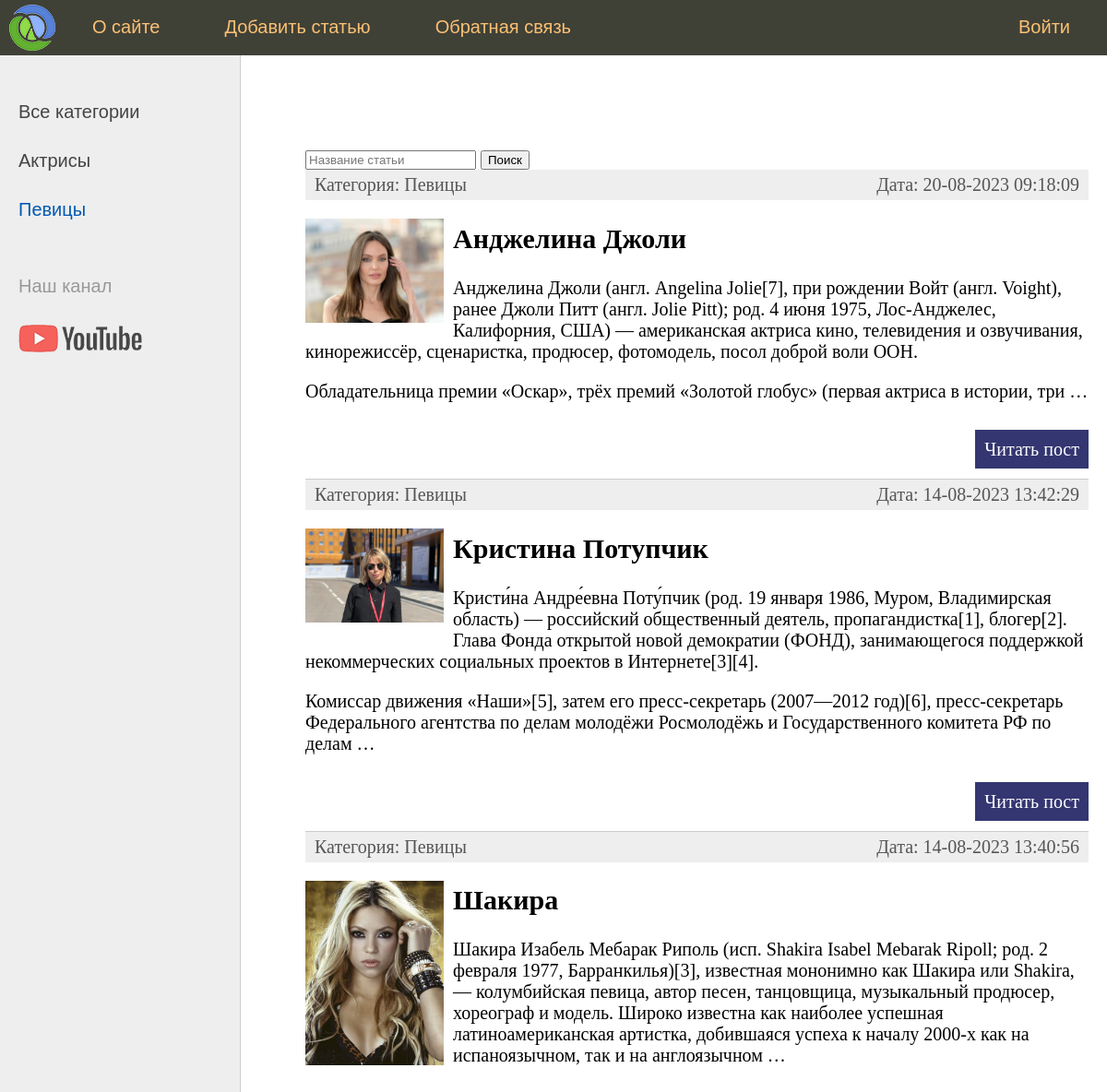
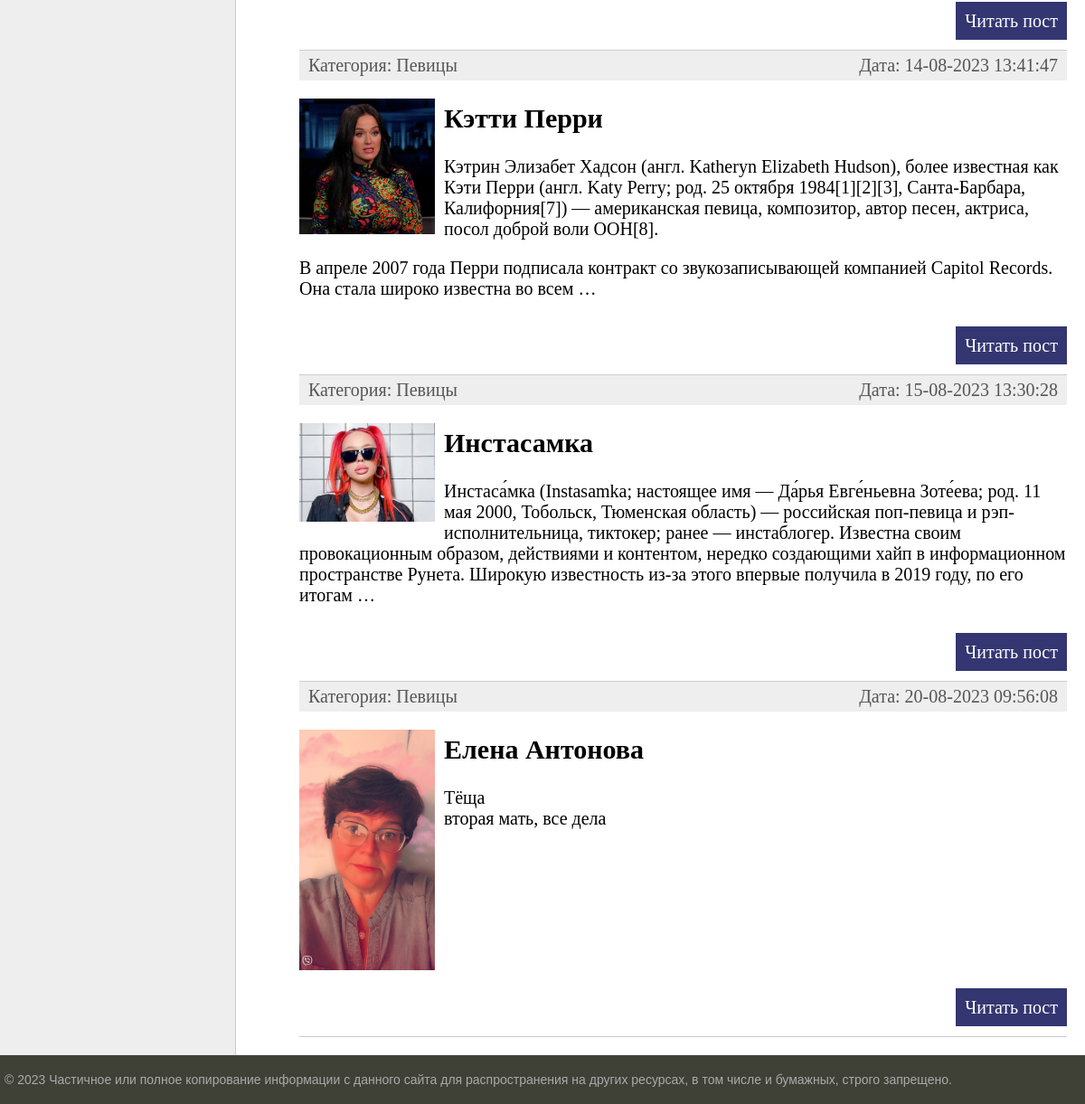
Screenshot of /category/pevicy/ with the database file from the repository (2 pictures, top to bottom).
### women/models.py (models this page shows, shortened)
class Category(models.Model):
    name = models.CharField(max_length=100, db_index=True, verbose_name="Категория")
    slug = models.SlugField(max_length=255, unique=True, db_index=True, verbose_name="URL")
    def __str__(self):
        return self.name
    def get_absolute_url(self):
        return reverse('category', kwargs={'cat_slug': self.slug})
    class Meta:
        verbose_name = "Категории"
        verbose_name_plural = "Категории"
        ordering = ['id', 'name']

class Women(models.Model):
    title = models.CharField(max_length=255, verbose_name="Заголовок")
    slug = models.SlugField(max_length=255, unique=True, db_index=True, verbose_name="URL")
    content = models.TextField(blank=True, verbose_name="Текст статьи")
    photo = models.ImageField(upload_to="photos/%Y/%m/%d/", verbose_name="Фото")
    time_create = models.DateTimeField(auto_now_add=True, verbose_name="Время создания")
    time_update = models.DateTimeField(auto_now=True, verbose_name="Время изменения")
    is_published = models.BooleanField(default=True, verbose_name="Публикация")
    cat = models.ForeignKey('Category', on_delete=models.PROTECT, verbose_name="Категории")
    def get_absolute_url(self):
        return reverse('post', kwargs={'post_slug': self.slug})
    class Meta:
        verbose_name = "Известные женщины"
        verbose_name_plural = "Известные женщины"
        ordering = ['time_create', 'title']

### women/views.py (the view)
# urls.py: path('category/<slug:cat_slug>/', show_category, name='category'),
def show_category(request, cat_slug):
    cat = Category.objects.filter(slug=cat_slug)
    posts = Women.objects.filter(cat_id=cat[0].id)
    if len(posts) == 0:
        raise Http404()
    context = {
        'posts': posts,
        'menu': menu,
        'title': 'Отображение по рубрикам',
        'cat_selected': cat[0].id,
    }
    return render(request, 'women/index.html', context=context)

### women/templatetags/women_tags.py (called while the page is built)
@register.inclusion_tag('women/list_categories.html')
def show_categories(sort=None, cat_selected=0):
    if not sort:
        cats = Category.objects.all()
    else:
        cats = Category.objects.order_by(sort)
    return {"cats": cats, "cat_selected": cat_selected}

### women/templates/women/index.html (shortened to what this page needs)
{% extends 'women/base.html' %}
{% block content %}
<form class="form-inline my-2 my-lg-0" action="{% url 'home' %}">
    <input class="form-control mr-sm-2" type="search" placeholder="Название статьи" aria-label="Search" name="q">
    <button class="btn btn-outline-success my-2 my-sm-0" type="submit">Поиск</button>
</form>
<ul class="list-articles">
    {% for p in posts %}
    <li>
        <div class="article-panel">
            <p class="first">Категория: {{p.cat}}</p>
            <p class="last">Дата: {{p.time_update|date:"d-m-Y H:i:s"}}</p>
        </div>
        {% if p.photo %}
        <p><img class="img-article-left thumb" src="{{p.photo.url}}"></p>
        {% endif %}
        <h2>{{p.title}}</h2>
        {% autoescape on %}
        {{p.content|linebreaks|truncatewords:50}}
        {% endautoescape %}
        <p class="link-read-post"><a href="{{ p.get_absolute_url }}">Читать пост</a></p>
    </li>
    {% endfor %}
</ul>
{% endblock %}

### women/templates/women/list_categories.html
{% for c in cats %}
{% if c.pk == cat_selected %}
<li class="selected">{{c.name}}</li>
{% else %}
<li><a href="{{ c.get_absolute_url }}">{{c.name}}</a></li>
{% endif %}
{% endfor %}

### women/static/women/css/styles.css (style rules this page uses)
html, body { font-family: 'Arial'; margin: 0; padding: 0; height: 100%; width: 100%; color: #444; }
a { color: #0059b2; text-decoration: none; }
img { max-width: 600px; height: auto; }
img.img-article-left { max-width: 300px; height: auto; float: left; padding: 0 10px 10px 0; }
img.img-article-left.thumb { max-width: 150px; height: auto; }
p.link-read-post { text-align: right; }
p.link-read-post a { padding: 10px; min-width: 100px; background: #333671; color: #fff; text-decoration: none; }
div.article-panel { background: #eee; padding: 5px 10px 5px 10px; box-sizing: border-box; overflow: hidden; color: #555; }
div.article-panel p.first { margin: 0; float: left; }
div.article-panel p.last { margin: 0; float: right; }
ul.list-articles { list-style: none; margin: 0; padding: 0; }
ul.list-articles li { border-bottom: 1px solid #ccc; }
.left-chapters ul li { margin: 30px 0 0 0; color: #999; }
.left-chapters ul li.selected { color: #0059b2; }
.left-chapters ul li a { color: #444; text-decoration: none; }

### rows the page displays
Category: name "Актрисы"
Category: name "Певицы"
Women: cat "Певицы", time_update "20-08-2023 09:18:09", photo (picture), title "Анджелина Джоли", content "Анджелина Джоли (англ. Angelina Jolie[7], при рождении Войт (англ. Voight), ранее Джоли Питт (англ. Jolie Pitt); род. 4 июня 1975, Лос-Анджелес, Калифорния, США) — американская актриса кино, телевидения и озвучивания, кинорежиссёр, сценаристка, продюсер, фотомодель, посол доброй воли ООН. Обладательница премии «Оскар», трёх премий «Золотой глобус» (первая актриса в истории, три …"
Women: cat "Певицы", time_update "14-08-2023 13:42:29", photo (picture), title "Кристина Потупчик", content "Кристи́на Андре́евна Поту́пчик (род. 19 января 1986, Муром, Владимирская область) — российский общественный деятель, пропагандистка[1], блогер[2]. Глава Фонда открытой новой демократии (ФОНД), занимающегося поддержкой некоммерческих социальных проектов в Интернете[3][4]. Комиссар движения «Наши»[5], затем его пресс-секретарь (2007—2012 год)[6], пресс-секретарь Федерального агентства по делам молодёжи Росмолодёжь и Государственного комитета РФ по делам …"
Women: cat "Певицы", time_update "14-08-2023 13:40:56", photo (picture), title "Шакира", content "Шакира Изабель Мебарак Риполь (исп. Shakira Isabel Mebarak Ripoll; род. 2 февраля 1977, Барранкилья)[3], известная мононимно как Шакира или Shakira, — колумбийская певица, автор песен, танцовщица, музыкальный продюсер, хореограф и модель. Широко известна как наиболее успешная латиноамериканская артистка, добившаяся успеха к началу 2000-х как на испаноязычном, так и на англоязычном …"
Women: cat "Певицы", time_update "14-08-2023 13:41:47", photo (picture), title "Кэтти Перри", content "Кэтрин Элизабет Хадсон (англ. Katheryn Elizabeth Hudson), более известная как Кэти Перри (англ. Katy Perry; род. 25 октября 1984[1][2][3], Санта-Барбара, Калифорния[7]) — американская певица, композитор, автор песен, актриса, посол доброй воли ООН[8]. В апреле 2007 года Перри подписала контракт со звукозаписывающей компанией Capitol Records. Она стала широко известна во всем …"
Women: cat "Певицы", time_update "15-08-2023 13:30:28", photo (picture), title "Инстасамка", content "Инстаса́мка (Instasamka; настоящее имя — Да́рья Евге́ньевна Зоте́ева; род. 11 мая 2000, Тобольск, Тюменская область) — российская поп-певица и рэп-исполнительница, тиктокер; ранее — инстаблогер. Известна своим провокационным образом, действиями и контентом, нередко создающими хайп в информационном пространстве Рунета. Широкую известность из-за этого впервые получила в 2019 году, по его итогам …"
Women: cat "Певицы", time_update "20-08-2023 09:56:08", photo (picture), title "Елена Антонова", content "Тёща вторая мать, все дела"

### other values shown
{{ m.title }} "О сайте" "Добавить статью" "Обратная связь"
{{ m.title }} "Войти"
